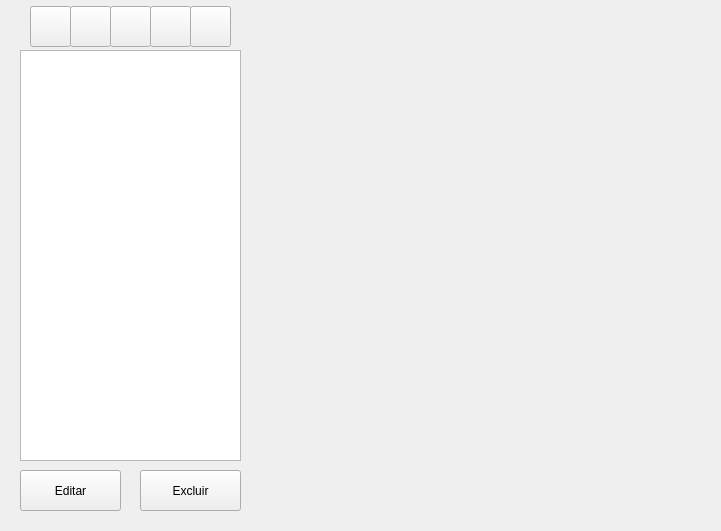
<?xml version="1.0" encoding="UTF-8"?>
<ui version="4.0">
 <class>AddMediaWidget</class>
 <widget class="QWidget" name="AddMediaWidget">
  <property name="geometry">
   <rect>
    <x>0</x>
    <y>0</y>
    <width>721</width>
    <height>531</height>
   </rect>
  </property>
  <property name="windowTitle">
   <string>Form</string>
  </property>
  <widget class="QListWidget" name="lst_medias">
   <property name="geometry">
    <rect>
     <x>20</x>
     <y>50</y>
     <width>221</width>
     <height>411</height>
    </rect>
   </property>
  </widget>
  <widget class="QWidget" name="preview_widget" native="true">
   <property name="geometry">
    <rect>
     <x>250</x>
     <y>70</y>
     <width>441</width>
     <height>341</height>
    </rect>
   </property>
  </widget>
  <widget class="QPushButton" name="btn_delete">
   <property name="geometry">
    <rect>
     <x>140</x>
     <y>470</y>
     <width>101</width>
     <height>41</height>
    </rect>
   </property>
   <property name="text">
    <string>Excluir</string>
   </property>
   <property name="icon">
    <iconset resource="icons.qrc">
     <normaloff>:/i/comment_delete.png</normaloff>:/i/comment_delete.png</iconset>
   </property>
   <property name="iconSize">
    <size>
     <width>40</width>
     <height>40</height>
    </size>
   </property>
  </widget>
  <widget class="QPushButton" name="btn_edit">
   <property name="geometry">
    <rect>
     <x>20</x>
     <y>470</y>
     <width>101</width>
     <height>41</height>
    </rect>
   </property>
   <property name="text">
    <string>Editar</string>
   </property>
   <property name="icon">
    <iconset resource="icons.qrc">
     <normaloff>:/i/comment_edit.png</normaloff>:/i/comment_edit.png</iconset>
   </property>
   <property name="iconSize">
    <size>
     <width>40</width>
     <height>40</height>
    </size>
   </property>
  </widget>
  <widget class="QPushButton" name="btn_audio">
   <property name="geometry">
    <rect>
     <x>30</x>
     <y>6</y>
     <width>41</width>
     <height>41</height>
    </rect>
   </property>
   <property name="text">
    <string/>
   </property>
   <property name="icon">
    <iconset resource="icons.qrc">
     <normaloff>:/m/audio.png</normaloff>:/m/audio.png</iconset>
   </property>
   <property name="iconSize">
    <size>
     <width>25</width>
     <height>25</height>
    </size>
   </property>
  </widget>
  <widget class="QPushButton" name="btn_image">
   <property name="geometry">
    <rect>
     <x>70</x>
     <y>6</y>
     <width>41</width>
     <height>41</height>
    </rect>
   </property>
   <property name="text">
    <string/>
   </property>
   <property name="icon">
    <iconset resource="icons.qrc">
     <normaloff>:/m/image.png</normaloff>:/m/image.png</iconset>
   </property>
   <property name="iconSize">
    <size>
     <width>25</width>
     <height>25</height>
    </size>
   </property>
  </widget>
  <widget class="QPushButton" name="btn_video">
   <property name="geometry">
    <rect>
     <x>110</x>
     <y>6</y>
     <width>41</width>
     <height>41</height>
    </rect>
   </property>
   <property name="text">
    <string/>
   </property>
   <property name="icon">
    <iconset resource="icons.qrc">
     <normaloff>:/m/video.png</normaloff>:/m/video.png</iconset>
   </property>
   <property name="iconSize">
    <size>
     <width>25</width>
     <height>25</height>
    </size>
   </property>
  </widget>
  <widget class="QPushButton" name="btn_text">
   <property name="geometry">
    <rect>
     <x>150</x>
     <y>6</y>
     <width>41</width>
     <height>41</height>
    </rect>
   </property>
   <property name="text">
    <string/>
   </property>
   <property name="icon">
    <iconset resource="icons.qrc">
     <normaloff>:/m/plain_text.png</normaloff>:/m/plain_text.png</iconset>
   </property>
   <property name="iconSize">
    <size>
     <width>25</width>
     <height>25</height>
    </size>
   </property>
  </widget>
  <widget class="QPushButton" name="btn_slides">
   <property name="geometry">
    <rect>
     <x>190</x>
     <y>6</y>
     <width>41</width>
     <height>41</height>
    </rect>
   </property>
   <property name="text">
    <string/>
   </property>
   <property name="icon">
    <iconset resource="icons.qrc">
     <normaloff>:/i/slides.png</normaloff>:/i/slides.png</iconset>
   </property>
   <property name="iconSize">
    <size>
     <width>25</width>
     <height>25</height>
    </size>
   </property>
  </widget>
 </widget>
 <resources>
  <include location="icons.qrc"/>
 </resources>
 <connections/>
</ui>
